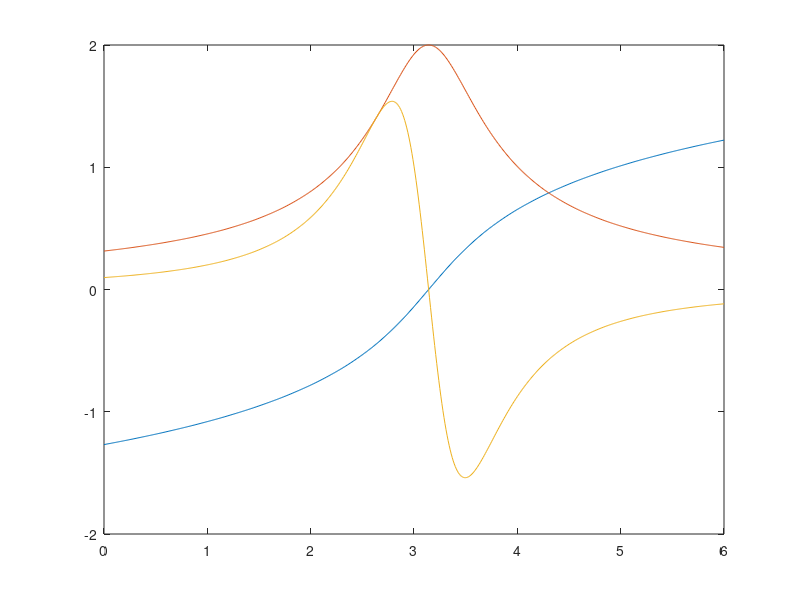

Recreate this plot in MATLAB. (Note: this script raises an error after producing the figure.)
x=0:0.01:6;
f=asinh(2*(x-pi))/2;
plot(x,f)
hold on
df=2./sqrt(1+(4*(x-pi).*(x-pi)));
plot(x,df)
d2f=-8./(1+(4*(x-pi).*(x-pi))).^(3/2).*(x-pi);
plot(x,d2f)

%draw Fourier of Sobel operator
templates=Sobel_templates(19);
Ftemplates=fft2(rearrange(templates(:,:,1)));
%note that  with small templates like 5*5 it's fft not fft2 - dunno why
%(noting odd, and small)
bar3(abs(Ftemplates))
contour(abs(Ftemplates))
%now do Eq 4.15
[X,Y] = meshgrid(-pi:0.1:pi,-pi:0.1:pi);
Z = abs(cos(X/2).*cos(X/2).*sin(Y));
surf(X,Y,Z) % in book colour is summer


%now do LoG
b=fft2(rearrange(LoG_template(51,1.5)));
surf(abs(b))
imagesc(abs(b))